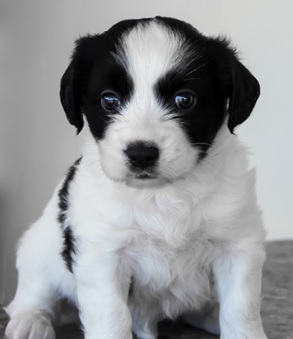
#> input picture opencv/images/dog.jpg, 293 x 339 px, found by its file name
$ jupyter execute 'OpenCV_이미지_연산.ipynb'
#> lines starting #> are read from the running program, lines starting #| are printed output that depends on the picture; after the words box and inside, x2 and y2 are one past the last pixel; in counts of white or black regions, pixels touching at a corner belong together
<a href="https://colab.research.google.com/github/KimTaesong/bookclassification/blob/master/OpenCV_%EC%9D%B4%EB%AF%B8%EC%A7%80_%EC%97%B0%EC%82%B0.ipynb" target="_parent"></a>

## OpenCV 이미지 연산
[강의 노트](https://github.com/ndb796/Python-Data-Analysis-and-Image-Processing-Tutorial/blob/master/07.%20OpenCV%20%EC%9D%B4%EB%AF%B8%EC%A7%80%20%EC%97%B0%EC%82%B0/Python%20%EB%8D%B0%EC%9D%B4%ED%84%B0%20%EB%B6%84%EC%84%9D%EA%B3%BC%20%EC%9D%B4%EB%AF%B8%EC%A7%80%20%EC%B2%98%EB%A6%AC%20-%20OpenCV%20%EC%9D%B4%EB%AF%B8%EC%A7%80%20%EC%97%B0%EC%82%B0.pdf)

CoLab에서 파일을 업로드하는 방법은 다음과 같습니다.

[cell 1]
from google.colab import files
uploaded = files.upload()
#> the answer given: dog.jpg

OpenCV를 활용한 이미지 크기 및 픽셀 정보 확인

[cell 2]
import cv2
image = cv2.imread('dog.jpg')
#> image is the input picture: shape (339, 293, 3); mean B, G, R 151.9, 149.9, 148.2

# 픽셀 수 및 이미지 크기 확인
print(image.shape)
#| (339, 293, 3)
print(image.size)
#| 297981

# 이미지 Numpy 객체의 특정 픽셀을 가리킵니다.
px = image[100, 100]
#> px = [26, 19, 22]

# B, G, R 순서로 출력됩니다.
# (단, Gray Scale인 경우에는 B, G, R로 구분되지 않습니다.)
print(px)
#| [26 19 22]

# R 값만 출력하기
print(px[2])
#| 22

OpenCV를 활용한 특정 범위 픽셀 변경

[cell 3]
import cv2
import matplotlib.pyplot as plt
import time

image = cv2.imread('dog.jpg')

start_time = time.time()
for i in range(0, 100):
    for j in range(0, 100):
        image[i, j] = [255, 255, 255]
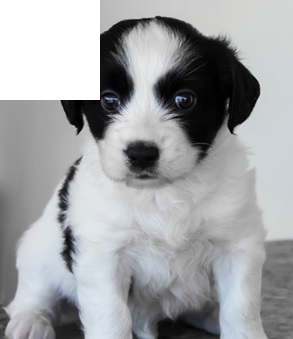
#> image: shape (339, 293, 3); 10.07% of pixels changed, all inside (x1, y1, x2, y2) = (0, 0, 100, 100)
print("--- %s seconds ---" % (time.time() - start_time))

start_time = time.time()
image[0:100, 0:100] = [0, 0, 0]
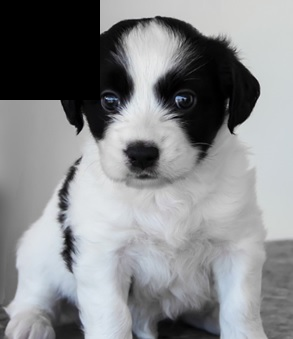
#> image: shape (339, 293, 3); 10.07% of pixels changed, all inside (x1, y1, x2, y2) = (0, 0, 100, 100)
print("--- %s seconds ---" % (time.time() - start_time))

plt.imshow(cv2.cvtColor(image, cv2.COLOR_BGR2RGB))
plt.show()

OpenCV를 활용한 ROI(Region of Interest: 관심 있는 영역) 추출

[cell 4]
import cv2
import matplotlib.pyplot as plt

image = cv2.imread('dog.jpg')

# Numpy Slicing: ROI 처리 가능
roi = image[0:10, 0:10]

# ROI 단위로 이미지 복사하기
image[0:10, 0:10] = roi

plt.imshow(cv2.cvtColor(image, cv2.COLOR_BGR2RGB))
plt.show()

OpenCV를 활용한 픽셀별 색상 다루기

[cell 5]
import cv2
import matplotlib.pyplot as plt

image = cv2.imread('dog.jpg')
image[:, :, 2] = 0
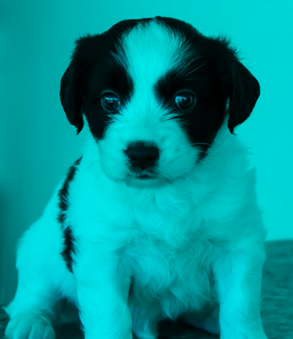
#> image: shape (339, 293, 3); mean B, G, R 151.9, 149.9, 0

plt.imshow(cv2.cvtColor(image, cv2.COLOR_BGR2RGB))
plt.show()

$ run again, with opencv/images/cat.jpg copied over opencv/images/dog.jpg
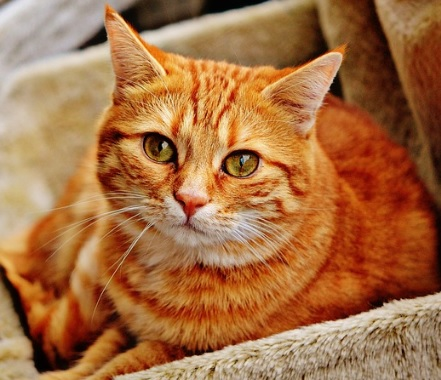
#> input picture opencv/images/cat.jpg, 441 x 380 px, found by its file name
#> image is the input picture: shape (380, 441, 3); mean B, G, R 66.9, 110.2, 165
#| (380, 441, 3)
#| 502740
#> px = [111, 151, 179]
#| [111 151 179]
#| 179
#> after the loop `for i in range(0, 100):`:
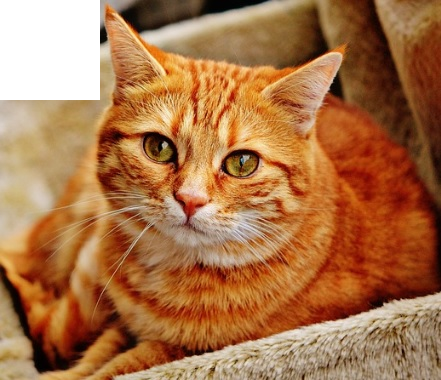
#> image: shape (380, 441, 3); 5.97% of pixels changed, all inside (x1, y1, x2, y2) = (0, 0, 100, 100)
#> `image[:, :, 2] = 0`:
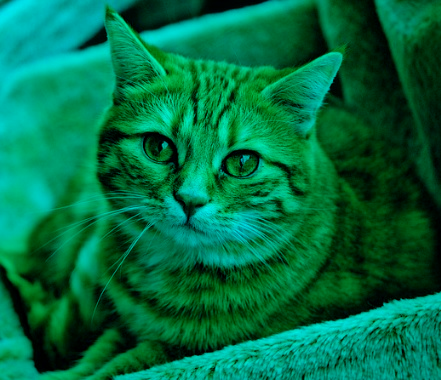
#> image: shape (380, 441, 3); mean B, G, R 66.9, 110.2, 0

$ run again, with opencv/images/image_1.jpg copied over opencv/images/dog.jpg
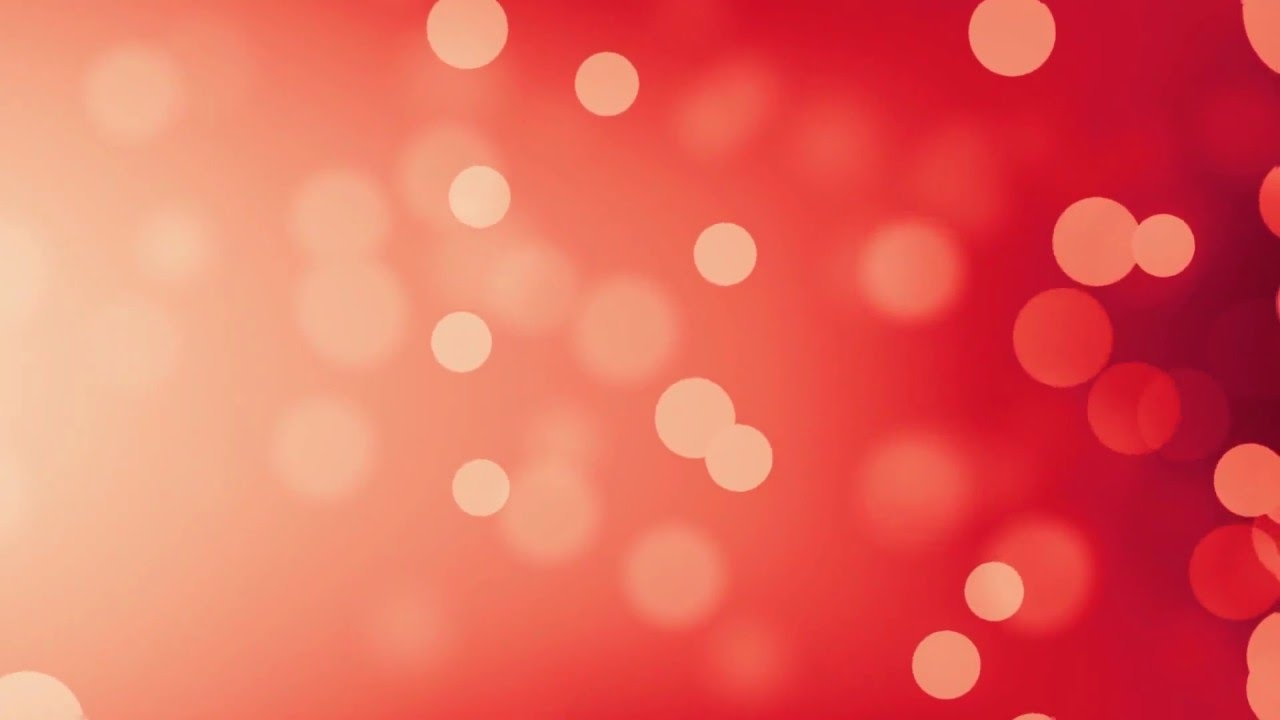
#> input picture opencv/images/image_1.jpg, 1280 x 720 px, found by its file name
#> image is the input picture: shape (720, 1280, 3); mean B, G, R 91, 102.3, 229
#| (720, 1280, 3)
#| 2764800
#> px = [146, 181, 245]
#| [146 181 245]
#| 245
#> after the loop `for i in range(0, 100):`:
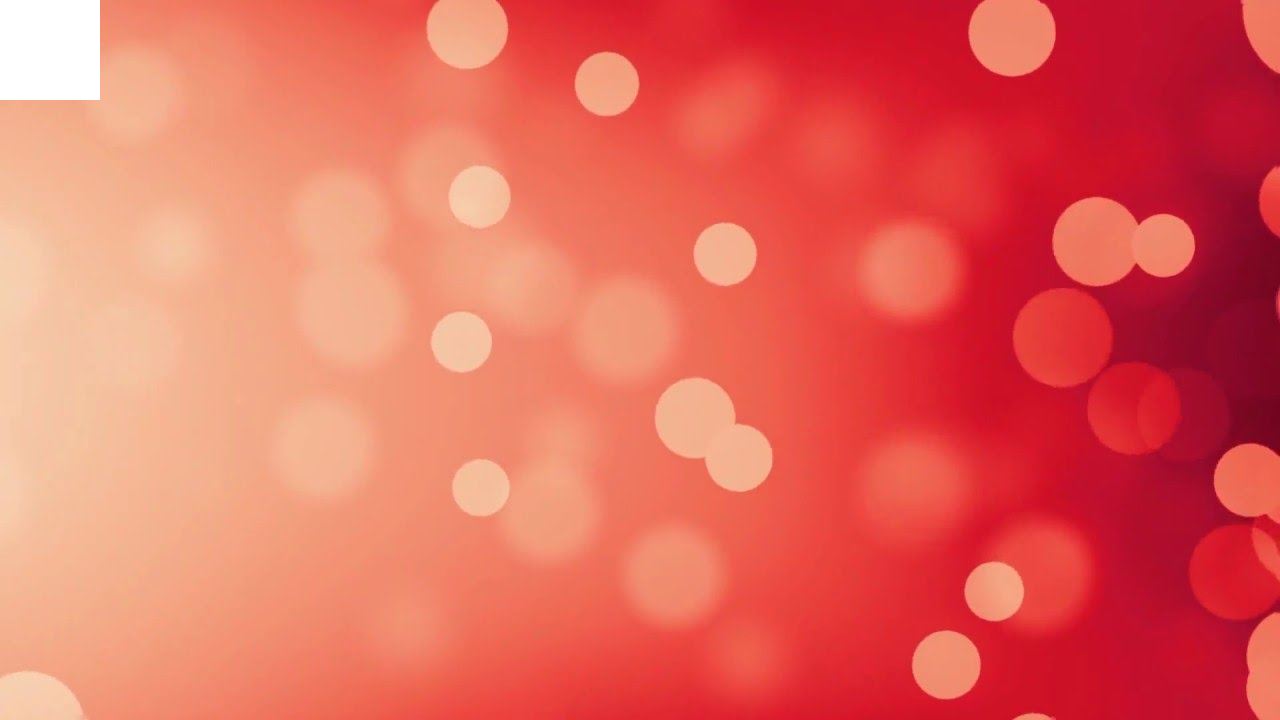
#> image: shape (720, 1280, 3); 1.09% of pixels changed, all inside (x1, y1, x2, y2) = (0, 0, 100, 100)
#> `image[:, :, 2] = 0`:
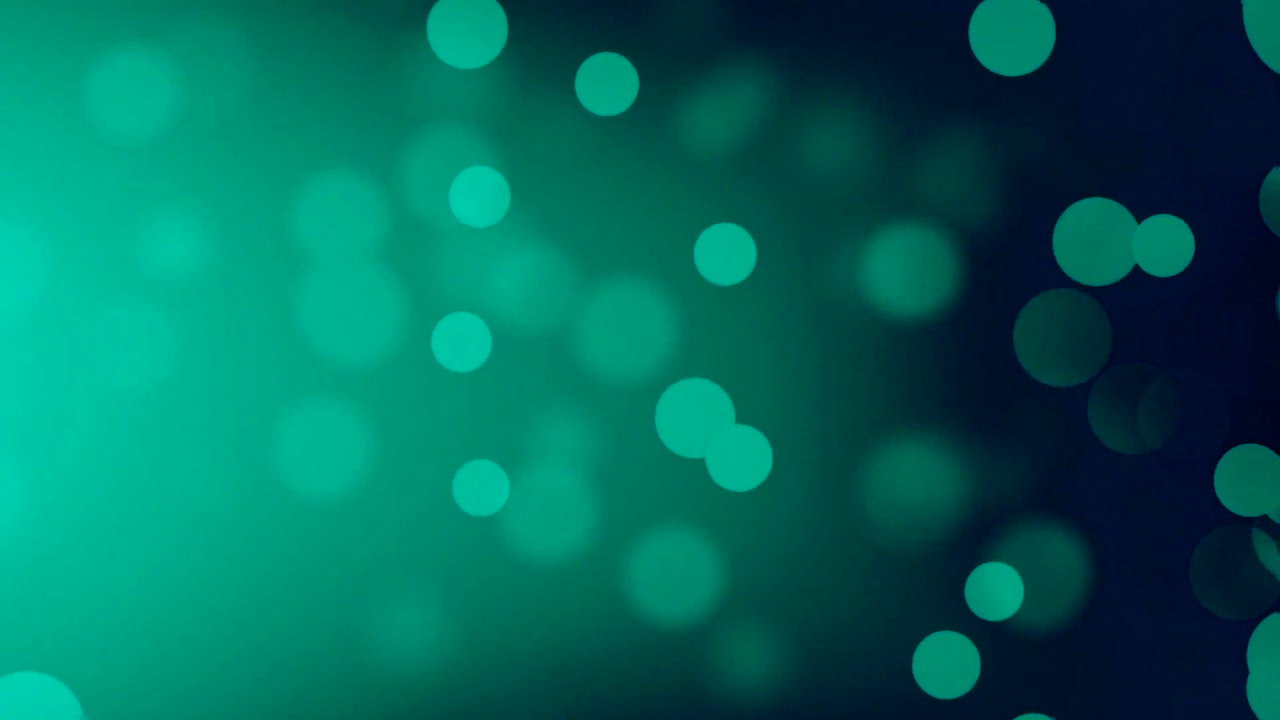
#> image: shape (720, 1280, 3); mean B, G, R 91, 102.3, 0
